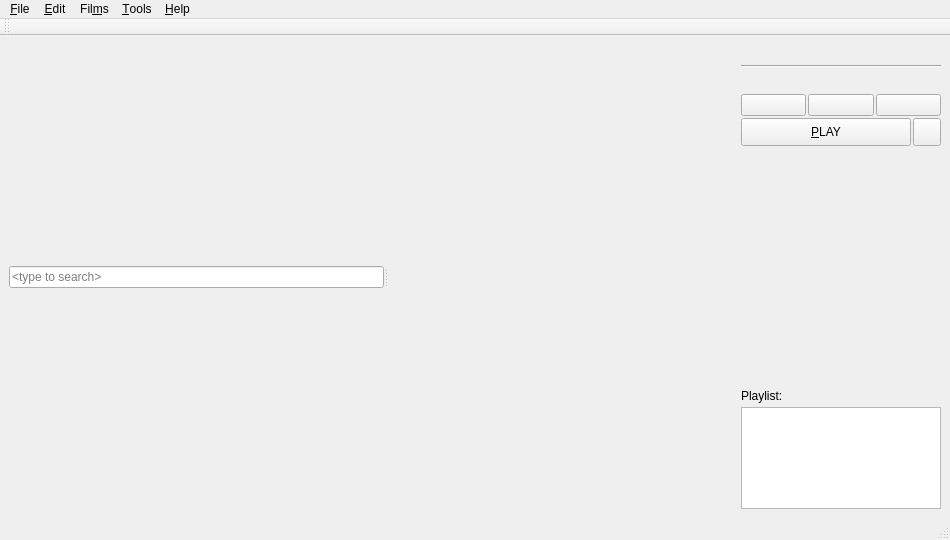
<?xml version="1.0" encoding="UTF-8"?>
<ui version="4.0">
 <class>MainWindow</class>
 <widget class="QMainWindow" name="MainWindow">
  <property name="geometry">
   <rect>
    <x>0</x>
    <y>0</y>
    <width>950</width>
    <height>540</height>
   </rect>
  </property>
  <property name="minimumSize">
   <size>
    <width>950</width>
    <height>500</height>
   </size>
  </property>
  <property name="windowTitle">
   <string notr="true"/>
  </property>
  <property name="windowIcon">
   <iconset resource="icons.qrc">
    <normaloff>:/window/main</normaloff>:/window/main</iconset>
  </property>
  <widget class="QWidget" name="centralwidget">
   <layout class="QHBoxLayout" name="layoutMain">
    <item>
     <widget class="QSplitter" name="mainSplitter">
      <property name="orientation">
       <enum>Qt::Horizontal</enum>
      </property>
      <widget class="QWidget" name="layoutWidget">
       <layout class="QVBoxLayout" name="vlLeft" stretch="0">
        <property name="sizeConstraint">
         <enum>QLayout::SetDefaultConstraint</enum>
        </property>
        <item>
         <widget class="SearchEdit" name="eFilter">
          <property name="minimumSize">
           <size>
            <width>0</width>
            <height>0</height>
           </size>
          </property>
          <property name="toolTip">
           <string>Type keyword for filtering films list</string>
          </property>
          <property name="text">
           <string notr="true"/>
          </property>
          <property name="maxLength">
           <number>256</number>
          </property>
          <property name="frame">
           <bool>true</bool>
          </property>
          <property name="alignment">
           <set>Qt::AlignLeading|Qt::AlignLeft|Qt::AlignVCenter</set>
          </property>
          <property name="placeholderText">
           <string>&lt;type to search&gt;</string>
          </property>
          <property name="clearButtonEnabled">
           <bool>true</bool>
          </property>
         </widget>
        </item>
       </layout>
      </widget>
      <widget class="FilmInfoWidget" name="wFilmInfo" native="true"/>
     </widget>
    </item>
    <item>
     <widget class="QWidget" name="wRight" native="true">
      <property name="maximumSize">
       <size>
        <width>200</width>
        <height>16777215</height>
       </size>
      </property>
      <layout class="QVBoxLayout" name="verticalLayout_3">
       <property name="leftMargin">
        <number>0</number>
       </property>
       <property name="topMargin">
        <number>0</number>
       </property>
       <property name="rightMargin">
        <number>0</number>
       </property>
       <property name="bottomMargin">
        <number>0</number>
       </property>
       <item>
        <widget class="QLabel" name="lPosterImage">
         <property name="text">
          <string notr="true">&lt;poster&gt;</string>
         </property>
         <property name="alignment">
          <set>Qt::AlignCenter</set>
         </property>
        </widget>
       </item>
       <item>
        <widget class="Line" name="linePoster">
         <property name="orientation">
          <enum>Qt::Horizontal</enum>
         </property>
        </widget>
       </item>
       <item>
        <widget class="QLabel" name="lTechInformation">
         <property name="text">
          <string notr="true">&lt;tech_info&gt;</string>
         </property>
         <property name="alignment">
          <set>Qt::AlignCenter</set>
         </property>
         <property name="wordWrap">
          <bool>true</bool>
         </property>
        </widget>
       </item>
       <item>
        <layout class="QVBoxLayout" name="vlAllButtons">
         <property name="spacing">
          <number>2</number>
         </property>
         <item>
          <layout class="QHBoxLayout" name="hlOptionsButtons">
           <property name="spacing">
            <number>2</number>
           </property>
           <item>
            <widget class="QPushButton" name="bViewed">
             <property name="toolTip">
              <string>Is viewed</string>
             </property>
             <property name="text">
              <string notr="true"/>
             </property>
             <property name="icon">
              <iconset resource="icons.qrc">
               <normaloff>:/action/viewed</normaloff>:/action/viewed</iconset>
             </property>
             <property name="iconSize">
              <size>
               <width>20</width>
               <height>20</height>
              </size>
             </property>
             <property name="checkable">
              <bool>true</bool>
             </property>
            </widget>
           </item>
           <item>
            <widget class="QPushButton" name="bFavourite">
             <property name="toolTip">
              <string>Is added to favourites</string>
             </property>
             <property name="text">
              <string notr="true"/>
             </property>
             <property name="icon">
              <iconset resource="icons.qrc">
               <normaloff>:/action/favourite</normaloff>:/action/favourite</iconset>
             </property>
             <property name="iconSize">
              <size>
               <width>20</width>
               <height>20</height>
              </size>
             </property>
             <property name="checkable">
              <bool>true</bool>
             </property>
            </widget>
           </item>
           <item>
            <widget class="QPushButton" name="bTechInformation">
             <property name="toolTip">
              <string>Show technical information</string>
             </property>
             <property name="text">
              <string notr="true"/>
             </property>
             <property name="icon">
              <iconset resource="icons.qrc">
               <normaloff>:/window/about</normaloff>:/window/about</iconset>
             </property>
             <property name="iconSize">
              <size>
               <width>20</width>
               <height>20</height>
              </size>
             </property>
             <property name="autoDefault">
              <bool>false</bool>
             </property>
             <property name="default">
              <bool>false</bool>
             </property>
             <property name="flat">
              <bool>false</bool>
             </property>
            </widget>
           </item>
          </layout>
         </item>
         <item>
          <layout class="QHBoxLayout" name="hlPlayOrList" stretch="1,0">
           <property name="spacing">
            <number>2</number>
           </property>
           <item>
            <widget class="QPushButton" name="bPlay">
             <property name="minimumSize">
              <size>
               <width>0</width>
               <height>28</height>
              </size>
             </property>
             <property name="maximumSize">
              <size>
               <width>16777215</width>
               <height>28</height>
              </size>
             </property>
             <property name="toolTip">
              <string>Play film or playlist</string>
             </property>
             <property name="text">
              <string>&amp;PLAY</string>
             </property>
             <property name="icon">
              <iconset resource="icons.qrc">
               <normaloff>:/action/play</normaloff>:/action/play</iconset>
             </property>
             <property name="iconSize">
              <size>
               <width>16</width>
               <height>16</height>
              </size>
             </property>
            </widget>
           </item>
           <item>
            <widget class="QPushButton" name="bAddToPlaylist">
             <property name="minimumSize">
              <size>
               <width>28</width>
               <height>28</height>
              </size>
             </property>
             <property name="maximumSize">
              <size>
               <width>28</width>
               <height>28</height>
              </size>
             </property>
             <property name="toolTip">
              <string>Add to playlist</string>
             </property>
             <property name="icon">
              <iconset resource="icons.qrc">
               <normaloff>:/action/add-to-list</normaloff>:/action/add-to-list</iconset>
             </property>
             <property name="iconSize">
              <size>
               <width>16</width>
               <height>16</height>
              </size>
             </property>
            </widget>
           </item>
          </layout>
         </item>
        </layout>
       </item>
       <item>
        <spacer name="vsRight">
         <property name="orientation">
          <enum>Qt::Vertical</enum>
         </property>
         <property name="sizeHint" stdset="0">
          <size>
           <width>18</width>
           <height>38</height>
          </size>
         </property>
        </spacer>
       </item>
       <item>
        <widget class="QWidget" name="wPlaylist" native="true">
         <property name="maximumSize">
          <size>
           <width>16777215</width>
           <height>120</height>
          </size>
         </property>
         <layout class="QVBoxLayout" name="verticalLayout_2">
          <property name="spacing">
           <number>4</number>
          </property>
          <property name="leftMargin">
           <number>0</number>
          </property>
          <property name="topMargin">
           <number>0</number>
          </property>
          <property name="rightMargin">
           <number>0</number>
          </property>
          <property name="bottomMargin">
           <number>0</number>
          </property>
          <item>
           <widget class="QLabel" name="labelPlaylist">
            <property name="text">
             <string>Playlist:</string>
            </property>
           </widget>
          </item>
          <item>
           <widget class="PlayListWidget" name="lwPlaylist">
            <property name="horizontalScrollBarPolicy">
             <enum>Qt::ScrollBarAlwaysOff</enum>
            </property>
            <property name="verticalScrollMode">
             <enum>QAbstractItemView::ScrollPerPixel</enum>
            </property>
            <property name="horizontalScrollMode">
             <enum>QAbstractItemView::ScrollPerPixel</enum>
            </property>
           </widget>
          </item>
         </layout>
        </widget>
       </item>
      </layout>
     </widget>
    </item>
   </layout>
  </widget>
  <widget class="QMenuBar" name="menubar">
   <property name="geometry">
    <rect>
     <x>0</x>
     <y>0</y>
     <width>950</width>
     <height>25</height>
    </rect>
   </property>
   <property name="contextMenuPolicy">
    <enum>Qt::PreventContextMenu</enum>
   </property>
   <widget class="QMenu" name="menu_File">
    <property name="title">
     <string>&amp;File</string>
    </property>
    <addaction name="actionExit"/>
   </widget>
   <widget class="QMenu" name="menu_Help">
    <property name="title">
     <string>&amp;Help</string>
    </property>
    <addaction name="actionAboutQt"/>
    <addaction name="actionAbout"/>
   </widget>
   <widget class="QMenu" name="menu_Edit">
    <property name="title">
     <string>&amp;Edit</string>
    </property>
    <addaction name="actionShowFullscreen"/>
    <addaction name="actionShowToolbar"/>
    <addaction name="actionShowStatusbar"/>
    <addaction name="separator"/>
    <addaction name="actionSettings"/>
   </widget>
   <widget class="QMenu" name="menu_Films">
    <property name="title">
     <string>Fil&amp;ms</string>
    </property>
    <addaction name="actionAdd"/>
    <addaction name="actionEdit"/>
    <addaction name="actionRemove"/>
    <addaction name="separator"/>
    <addaction name="actionRandom"/>
    <addaction name="actionSearch"/>
   </widget>
   <widget class="QMenu" name="menu_Tools">
    <property name="title">
     <string>&amp;Tools</string>
    </property>
    <addaction name="actionFilmScanner"/>
    <addaction name="actionMovedFilms"/>
    <addaction name="separator"/>
    <addaction name="actionStatistics"/>
   </widget>
   <addaction name="menu_File"/>
   <addaction name="menu_Edit"/>
   <addaction name="menu_Films"/>
   <addaction name="menu_Tools"/>
   <addaction name="menu_Help"/>
  </widget>
  <widget class="ToolBar" name="toolbar">
   <property name="enabled">
    <bool>true</bool>
   </property>
   <attribute name="toolBarArea">
    <enum>TopToolBarArea</enum>
   </attribute>
   <attribute name="toolBarBreak">
    <bool>false</bool>
   </attribute>
  </widget>
  <widget class="StatusBar" name="statusbar"/>
  <action name="actionExit">
   <property name="icon">
    <iconset resource="icons.qrc">
     <normaloff>:/action/exit</normaloff>:/action/exit</iconset>
   </property>
   <property name="text">
    <string>E&amp;xit</string>
   </property>
   <property name="statusTip">
    <string>Exit the program and save all data</string>
   </property>
  </action>
  <action name="actionAbout">
   <property name="icon">
    <iconset resource="icons.qrc">
     <normaloff>:/window/about</normaloff>:/window/about</iconset>
   </property>
   <property name="text">
    <string>&amp;About...</string>
   </property>
  </action>
  <action name="actionShowToolbar">
   <property name="checkable">
    <bool>true</bool>
   </property>
   <property name="checked">
    <bool>true</bool>
   </property>
   <property name="text">
    <string>Show toolbar</string>
   </property>
   <property name="statusTip">
    <string>Show or hide the toolbar</string>
   </property>
  </action>
  <action name="actionSettings">
   <property name="icon">
    <iconset resource="icons.qrc">
     <normaloff>:/window/settings</normaloff>:/window/settings</iconset>
   </property>
   <property name="text">
    <string>Settings...</string>
   </property>
  </action>
  <action name="actionAdd">
   <property name="icon">
    <iconset resource="icons.qrc">
     <normaloff>:/tool/add</normaloff>:/tool/add</iconset>
   </property>
   <property name="text">
    <string>&amp;Add film...</string>
   </property>
  </action>
  <action name="actionEdit">
   <property name="icon">
    <iconset resource="icons.qrc">
     <normaloff>:/tool/edit</normaloff>:/tool/edit</iconset>
   </property>
   <property name="text">
    <string>Edit film...</string>
   </property>
  </action>
  <action name="actionRemove">
   <property name="icon">
    <iconset resource="icons.qrc">
     <normaloff>:/tool/delete</normaloff>:/tool/delete</iconset>
   </property>
   <property name="text">
    <string>Remove film</string>
   </property>
  </action>
  <action name="actionRandom">
   <property name="icon">
    <iconset resource="icons.qrc">
     <normaloff>:/tool/random</normaloff>:/tool/random</iconset>
   </property>
   <property name="text">
    <string>&amp;Random</string>
   </property>
  </action>
  <action name="actionSearch">
   <property name="icon">
    <iconset resource="icons.qrc">
     <normaloff>:/tool/find</normaloff>:/tool/find</iconset>
   </property>
   <property name="text">
    <string>&amp;Search...</string>
   </property>
  </action>
  <action name="actionAboutQt">
   <property name="icon">
    <iconset resource="icons.qrc">
     <normaloff>:/window/about-qt</normaloff>:/window/about-qt</iconset>
   </property>
   <property name="text">
    <string>About Qt...</string>
   </property>
  </action>
  <action name="actionFilmScanner">
   <property name="icon">
    <iconset resource="icons.qrc">
     <normaloff>:/window/film-scanner</normaloff>:/window/film-scanner</iconset>
   </property>
   <property name="text">
    <string>Film scanner</string>
   </property>
  </action>
  <action name="actionMovedFilms">
   <property name="icon">
    <iconset resource="icons.qrc">
     <normaloff>:/window/moved-films</normaloff>:/window/moved-films</iconset>
   </property>
   <property name="text">
    <string>Moved films</string>
   </property>
  </action>
  <action name="actionShowFullscreen">
   <property name="checkable">
    <bool>true</bool>
   </property>
   <property name="text">
    <string>Show fullscreen</string>
   </property>
  </action>
  <action name="actionStatistics">
   <property name="icon">
    <iconset resource="icons.qrc">
     <normaloff>:/window/film-statistic</normaloff>:/window/film-statistic</iconset>
   </property>
   <property name="text">
    <string>Statistics</string>
   </property>
  </action>
  <action name="actionShowStatusbar">
   <property name="checkable">
    <bool>true</bool>
   </property>
   <property name="checked">
    <bool>true</bool>
   </property>
   <property name="text">
    <string>Show statusbar</string>
   </property>
   <property name="statusTip">
    <string>Show or hide statusbar</string>
   </property>
  </action>
 </widget>
 <customwidgets>
  <customwidget>
   <class>ToolBar</class>
   <extends>QToolBar</extends>
   <header>toolbar.h</header>
  </customwidget>
  <customwidget>
   <class>StatusBar</class>
   <extends>QStatusBar</extends>
   <header>statusbar.h</header>
  </customwidget>
  <customwidget>
   <class>SearchEdit</class>
   <extends>QLineEdit</extends>
   <header>search/searchedit.h</header>
  </customwidget>
  <customwidget>
   <class>PlayListWidget</class>
   <extends>QListWidget</extends>
   <header>playlistwidget.h</header>
  </customwidget>
  <customwidget>
   <class>FilmInfoWidget</class>
   <extends>QWidget</extends>
   <header>filminfowidget.h</header>
   <container>1</container>
  </customwidget>
 </customwidgets>
 <resources>
  <include location="icons.qrc"/>
 </resources>
 <connections>
  <connection>
   <sender>actionExit</sender>
   <signal>triggered()</signal>
   <receiver>MainWindow</receiver>
   <slot>close()</slot>
   <hints>
    <hint type="sourcelabel">
     <x>-1</x>
     <y>-1</y>
    </hint>
    <hint type="destinationlabel">
     <x>399</x>
     <y>249</y>
    </hint>
   </hints>
  </connection>
  <connection>
   <sender>actionShowToolbar</sender>
   <signal>triggered(bool)</signal>
   <receiver>toolbar</receiver>
   <slot>setVisible(bool)</slot>
   <hints>
    <hint type="sourcelabel">
     <x>-1</x>
     <y>-1</y>
    </hint>
    <hint type="destinationlabel">
     <x>399</x>
     <y>30</y>
    </hint>
   </hints>
  </connection>
  <connection>
   <sender>actionShowStatusbar</sender>
   <signal>triggered(bool)</signal>
   <receiver>statusbar</receiver>
   <slot>setVisible(bool)</slot>
   <hints>
    <hint type="sourcelabel">
     <x>-1</x>
     <y>-1</y>
    </hint>
    <hint type="destinationlabel">
     <x>474</x>
     <y>528</y>
    </hint>
   </hints>
  </connection>
 </connections>
</ui>
